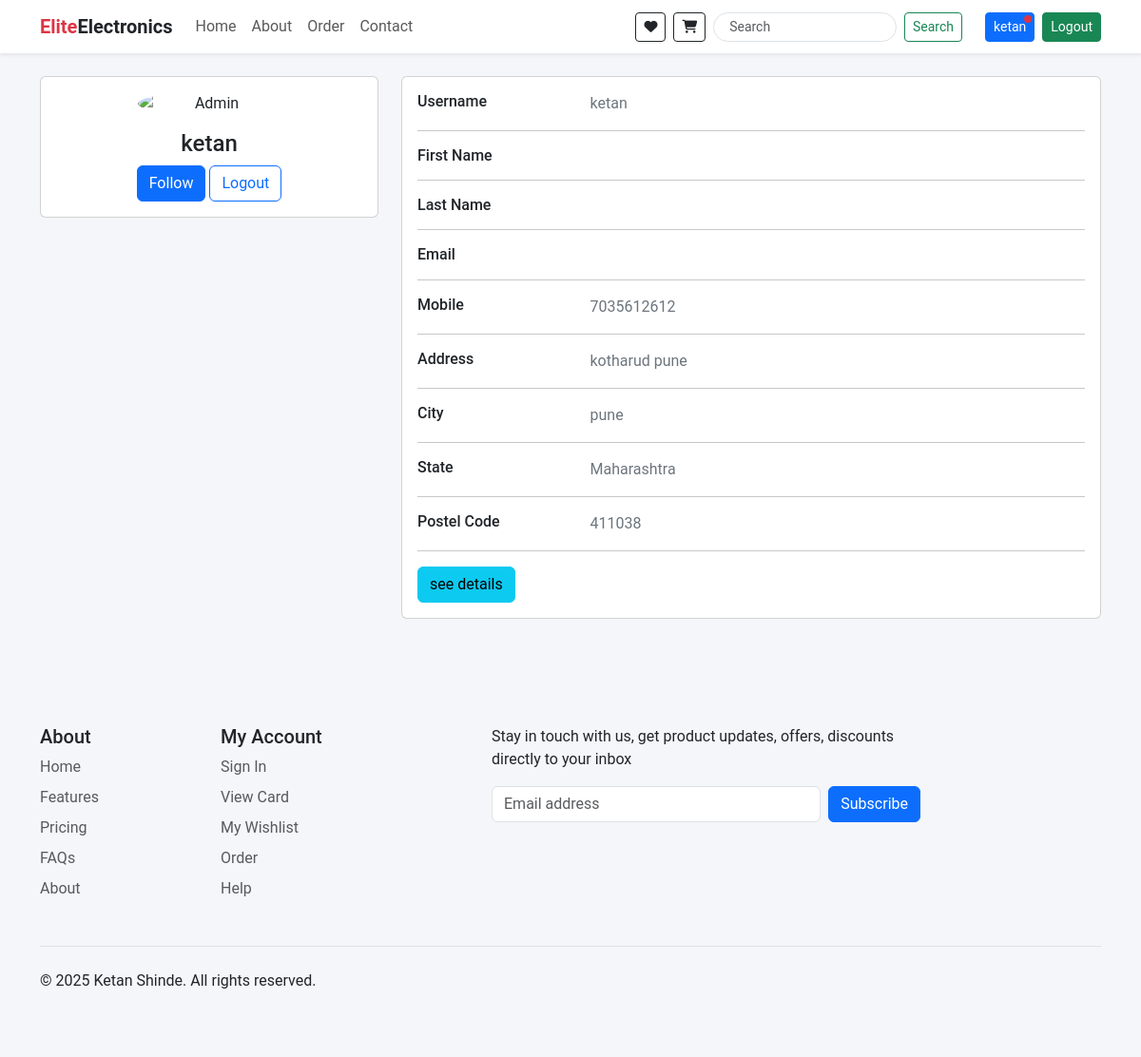
/profile/ (signed in), run on the app's committed database.
### app/models.py (models this page shows, shortened)
class Address(models.Model):
    user = models.ForeignKey(User, on_delete=models.CASCADE)
    email = models.EmailField()
    username = models.CharField(max_length=255)
    mobile = models.CharField(max_length=15, null=True, blank=True)  # 💡 limited to 15 chars, standard for mobile
    address = models.TextField()
    city = models.CharField(max_length=100)
    state = models.CharField(max_length=100)
    zip_code = models.CharField(max_length=10)  # 💡 Pincode length is usually 6 in India

### app/views.py (the view)
# urls.py: path('profile/', views.user_profile, name="profile"),
@login_required(login_url='/login/') #redirect when user is not logged in
def user_profile(request):
    user_data = {
        'username': request.user.username,
        'email': request.user.email,
        'first_name': request.user.first_name,
        'last_name': request.user.last_name,
    }
    user_address = Address.objects.filter(user=request.user).first()
    context = {
        'user_data': user_data,
        'user_address': user_address,
    }
    return render(request, 'profile.html', context)

### app/context_processors.py (called while the page is built)
def cart_items_count(request):
    if request.user.is_authenticated:
        cart_items_count = CartItem.objects.filter(cart__user=request.user).count()
    else:
        cart_items_count = 0
    return {'cart_items_count': cart_items_count}

def wishlist_items_count(request):
    if request.user.is_authenticated:
        wishlist_items_count = WishListItem.objects.filter(wishlist__user=request.user).count()
    else:
        wishlist_items_count = 0
    return {'wishlist_items_count': wishlist_items_count}

### app/templates/profile.html (shortened to what this page needs)
{% extends "base.html" %} {% block body %}
<div class="container">
  <div class="main-body">
    <div class="row gutters-sm my-4">
      <div class="col-md-4 mb-3">
        <div class="card">
          <div class="card-body">
            <div class="d-flex flex-column align-items-center text-center">
              <img
                src="https://bootdey.com/img/Content/avatar/avatar7.png"
                alt="Admin"
                class="rounded-circle"
                width="150"
              />
              <div class="mt-3">
                <h4>{{user_data.username}}</h4>
                <div class="mt-2">
                  <button class="btn btn-primary">Follow</button>
                  <a href="{% url 'logout' %}" class="btn btn-outline-primary">Logout</a>
                </div>
              </div>
            </div>
          </div>
        </div>
      </div>
      <div class="col-md-8">
        <div class="card mb-3">
          <div class="card-body">
            <div class="row">
              <div class="col-sm-3">
                <h6 class="mb-0">Username</h6>
              </div>
              <div class="col-sm-9 text-secondary">
                {{user_data.username}}
              </div>
            </div>
            <hr />
            <div class="row">
              <div class="col-sm-3">
                <h6 class="mb-0">First Name</h6>
              </div>
              <div class="col-sm-9 text-secondary">
              </div>
            </div>
            <hr />
            <div class="row">
              <div class="col-sm-3">
                <h6 class="mb-0">Last Name</h6>
              </div>
              <div class="col-sm-9 text-secondary">
              </div>
            </div>
            <hr />
            <div class="row">
              <div class="col-sm-3">
                <h6 class="mb-0">Email</h6>
              </div>
              <div class="col-sm-9 text-secondary">{{user_data.email}}</div>
            </div>
            <hr />
            <div class="row">
              <div class="col-sm-3">
                <h6 class="mb-0">Mobile</h6>
              </div>
              <div class="col-sm-9 text-secondary">
                {% if user_address %}
                    {{user_address.mobile}}
                {% else %}
                    No mobile
                {% endif %}
              </div>
            </div>
            <hr />
            <div class="row">
              <div class="col-sm-3">
                <h6 class="mb-0">Address</h6>
              </div>
              <div class="col-sm-9 text-secondary">
                {% if user_address %}
                    {{user_address.address}}
                {% else %}
                    No Address
                {% endif %}
              </div>
            </div>
            <hr />
            <div class="row">
              <div class="col-sm-3">
                <h6 class="mb-0">City</h6>
              </div>
              <div class="col-sm-9 text-secondary">
                {% if user_address %}
                    {{user_address.city}}
                {% else %}
                    No city
                {% endif %}
              </div>
            </div>
            <hr />
            <div class="row">
              <div class="col-sm-3">
                <h6 class="mb-0">State</h6>
              </div>
              <div class="col-sm-9 text-secondary">
                {% if user_address %}
                    {{user_address.state}}
                {% else %}
                    No state
                {% endif %}
              </div>
            </div>
            <hr />
            <div class="row">
              <div class="col-sm-3">
                <h6 class="mb-0">Postel Code</h6>
              </div>
              <div class="col-sm-9 text-secondary">
                {% if user_address %}
                    {{user_address.zip_code}}
                {% else %}
                    No zip code
                {% endif %}
              </div>
            </div>
            <hr />
            <div class="row">
              <div class="col-sm-12">
                <a
                  class="btn btn-info"
                  target="__blank"
                  href="{% url 'profile-edit' %}"
                  >see details</a
                >
              </div>
            </div>
          </div>
        </div>
      </div>
    </div>
  </div>
</div>
{% endblock body %}

### templates/header.html (shortened to what this page needs)
<nav class="navbar navbar-expand-lg bg-white shadow-sm sticky-top py-2">
  <div class="container">
    <a class="navbar-brand fw-bold text-danger" href="/">Elite<span class="text-dark">Electronics</span></a>
    <div class="collapse navbar-collapse" id="navbarContent">
      <ul class="navbar-nav me-auto mb-2 mb-lg-0">
        <li class="nav-item"><a class="nav-link" href="/">Home</a></li>
        <li class="nav-item"><a class="nav-link" href="{% url 'about' %}">About</a></li>
        <li class="nav-item"><a class="nav-link" href="{% url 'order' %}">Order</a></li>
        <li class="nav-item"><a class="nav-link" href="{% url 'contact' %}">Contact</a></li>
      </ul>
      <div class="d-flex align-items-center gap-2 flex-wrap justify-content-end">
        <a href="/wishlist" class="btn btn-sm btn-outline-dark position-relative">
          <i class="fa-solid fa-heart"></i>
        </a>
        <a href="/cart" class="btn btn-sm btn-outline-dark position-relative">
          <i class="fa-solid fa-cart-shopping"></i>
        </a>
        <form class="d-flex me-3 w-50">
        <input class="form-control form-control-sm rounded-pill me-2 px-3" type="search" name="search" placeholder="Search" required>
        <button class="btn btn-outline-success btn-sm" type="submit">Search</button>
      </form>
        {% if request.user.is_authenticated %}
          <a href="{% url 'profile' %}" class="btn btn-sm btn-primary position-relative">
            {{ request.user.get_full_name|default:request.user.username }}
            <span class="position-absolute bg-danger rounded-circle notification-dot"
              style="width: 8px; height: 8px; top: 2px; right: 2px;"></span>
          </a>
          <a href="{% url 'logout' %}" class="btn btn-sm btn-success">Logout</a>
        {% else %}
          <a href="{% url 'login' %}" class="btn btn-sm btn-success">Login</a>
          <a href="{% url 'register' %}" class="btn btn-sm btn-warning">Register</a>
        {% endif %}
      </div>
    </div>
  </div>
</nav>

### static/css/style.css (style rules this page uses)
* { margin: 0; padding: 0; box-sizing: border-box; }
body { font-family: 'Roboto', sans-serif; background-color: #f5f6fa; }

### data on the page
Address: mobile "7035612612", address "kotharud pune", city "pune", state "Maharashtra", zip_code "411038"

### other printed values
{{ request.user.get_full_name|default:request.user.username }} "ketan"
{{ user_data.username }} "ketan"
